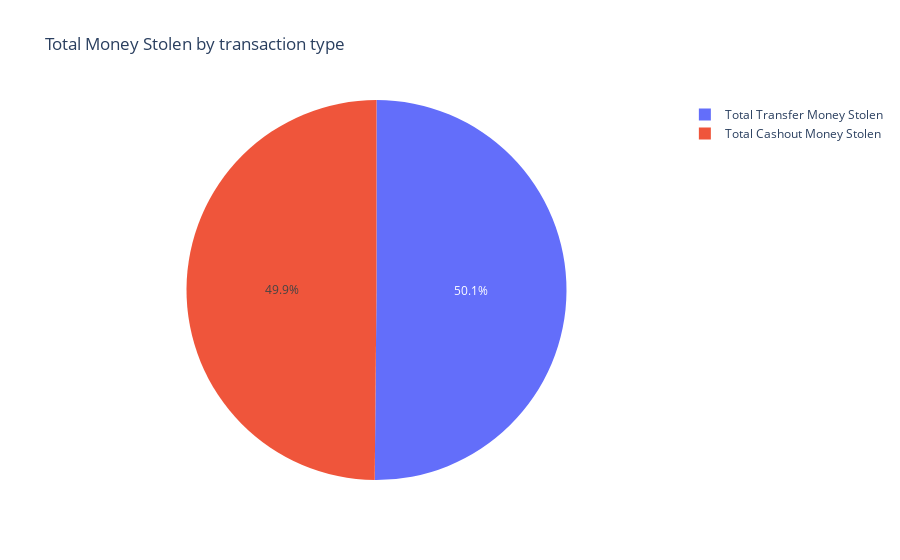

This figure's notebook cell:
### Code cell
all_fraud_transactions = fraud_data[fraud_data['isFraud'] == 1].copy()
not_fraud_transactions = fraud_data[fraud_data['isFraud'] == 0].copy()

all_fraud_transactions['total_money_transferred'] = all_fraud_transactions.apply(compute_transferred_money, axis=1)
not_fraud_transactions['total_money_transferred'] = not_fraud_transactions.apply(compute_transferred_money, axis=1)
total_cashout_money_stolen = all_fraud_transactions[all_fraud_transactions['type'] == 'CASH_OUT']['total_money_transferred'].sum()
total_transfer_money_stolen = all_fraud_transactions[all_fraud_transactions['type'] == 'TRANSFER']['total_money_transferred'].sum()
total_not_fraud_money_transferred = not_fraud_transactions['total_money_transferred'].sum()

px.pie(values=[total_cashout_money_stolen, total_transfer_money_stolen], names=['Total Cashout Money Stolen', 'Total Transfer Money Stolen'], title='Total Money Stolen by transaction type')

### Figure 1 — Plotly figure (JSON) as saved in the notebook; plotly's stock layout.template omitted (floating-point values rounded to 4 significant figures)
{"data": [{"domain": {"x": [0, 1], "y": [0, 1]}, "hovertemplate": "label=%{label}<br>value=%{value}<extra></extra>", "labels": ["Total Cashout Money Stolen", "Total Transfer Money Stolen"], "legendgroup": "", "name": "", "showlegend": true, "type": "pie", "values": [6031000000.0, 6067000000.0]}], "layout": {"legend": {"tracegroupgap": 0}, "title": {"text": "Total Money Stolen by transaction type"}}}
